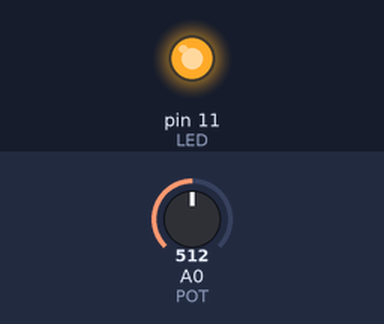
Bench run of a sketch on a simulated Arduino Uno, built with avr-gcc and run on an emulated ATmega328P. Shown: output pins drawn as LEDs (lit = HIGH). The inputs (shaded band) are chosen by the test bench; at power-on: A0 (POT) = 512.

Above: at 1.2 s.
1.3 s: A0 (POT) set to 532
At 2.1 s:
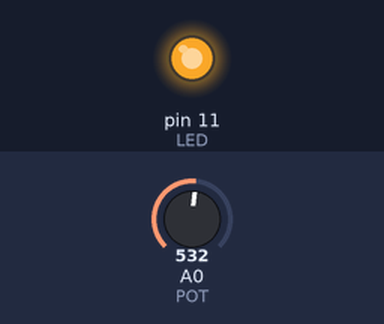
2.8 s: A0 (POT) set to 716
At 3.3 s:
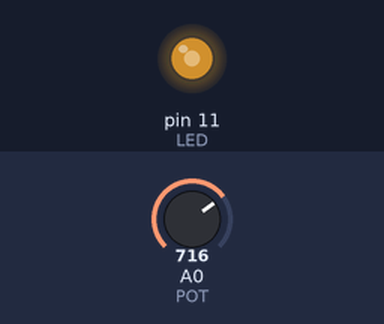
Timing chart, 0 to 5.8 s (numbered marks = the images above; inputs shaded):
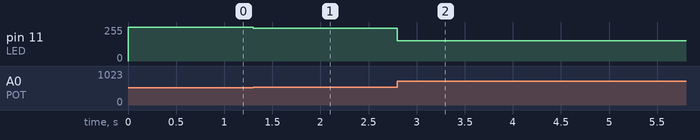

Measured:
- after the input at 1.3 s, pin 11 (LED): 255/255 → 245/255 at once
- after the input at 2.8 s, pin 11 (LED): 245/255 → 153/255 at once

The sketch:

stunning_uusam1.ino
```cpp
int LED = 11;
int POT = A0;

void setup() {
	pinMode(LED, OUTPUT);
	pinMode(POT, INPUT);
  	digitalWrite(LED, LOW);
}

void loop () {

  int lum = map(analogRead(POT), 0, 1023,0,255);

  lum = lum - 127;
  if(lum > 0) lum *= -1;
  lum *= 2;
  lum += 255;

  analogWrite(LED, lum);
}
```
